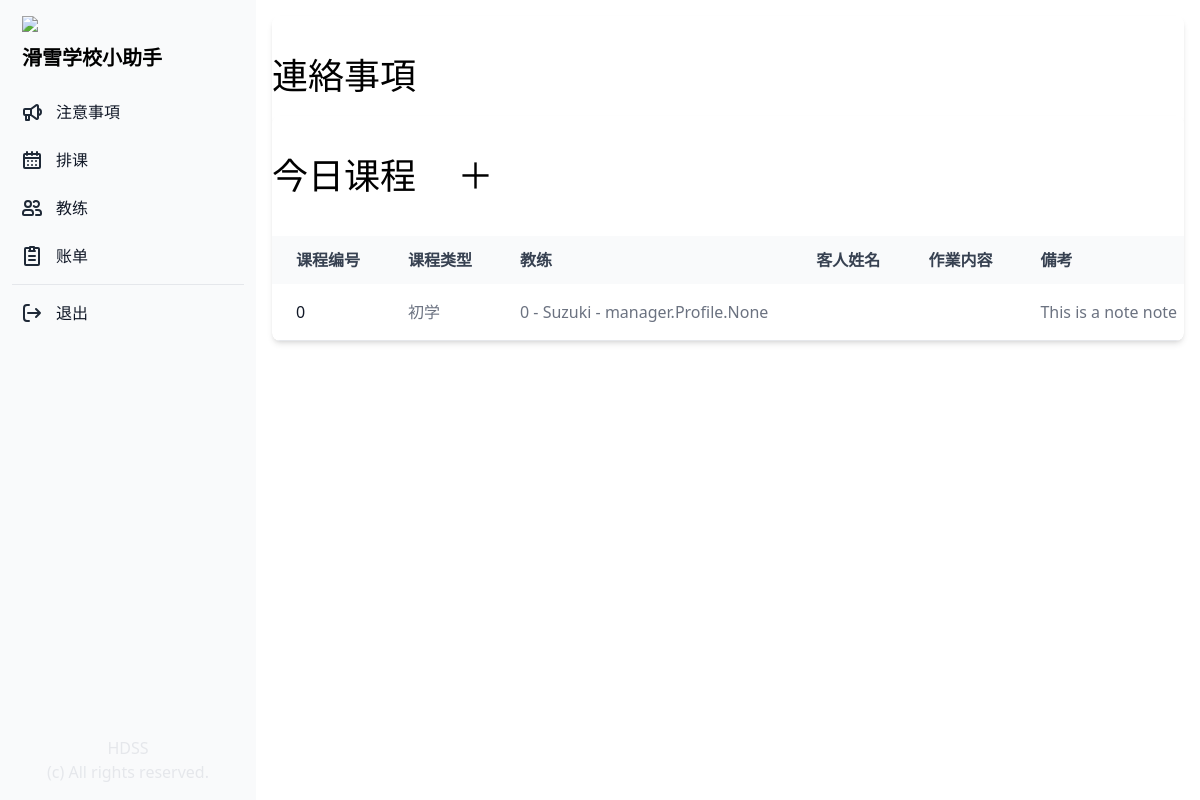
The app's page / (signed in) with its own data.
### manager/models.py (models this page shows, shortened)
class Lesson(models.Model):
    PAYMENT_TYPES = (
        ('現金','現金'),
        ('刷卡', '刷卡'),
        ('電子支付', '電子支付'),
        ('未支付', '未支付'),
        )
    PLACE = (
        ('比洛夫', '比洛夫'),
        ('花园', '花园'),
        ('安努', '安努'),
        ('莫伊哇', '莫伊哇'),
        ('留寿都', '留寿都'),
        ('喜乐乐', '喜乐乐'),
        ('其他', '其他'),
    )
    LESSON_TYPE = (
        ('初学', '初学'),
        ('初级', '初级'),
        ('中级', '中级'),
        ('上级', '上级'),
        ('导滑', '导滑'),
    )
    lesson_number = models.IntegerField("课次", blank=False, null=True, default=0)
    instructors = models.ManyToManyField(Profile, related_name="instructors", blank=False)
    client = models.CharField("客人姓名", max_length=255)
    lesson_type = models.CharField("课程类型", max_length=50, choices=LESSON_TYPE, default='初学')
    address = models.CharField("酒店", max_length=255)
    place = models.CharField("雪场", max_length=50, choices=PLACE, default='比洛夫')
    payment_type = models.CharField("付款方式", max_length=50, choices=PAYMENT_TYPES, default='未支付')
    payment_amount = models.DecimalField("付款金額", max_digits=10, decimal_places=2, blank=True, null=True)
    payment_date = models.DateTimeField("付款日", blank=True, null=True)
    note = models.CharField("備考", max_length=255, blank=True, null=True)
    start_date = models.DateTimeField("開始日")
    end_date = models.DateTimeField("終了日")
    start_time = models.TimeField("開始時間", blank=True, null=True)
    end_time = models.TimeField("終了時間", blank=True, null=True)
    finished = models.BooleanField("終了", default=False)
    date_created = models.DateTimeField("作成日", auto_now_add=True)
    def __str__(self):
        return f"{self.lesson_number} - {self.client} - {self.instructors}"

### manager/views.py (the view)
# urls.py: path('', views.home, name='home'),
@login_required(login_url='/login_user/')
def home(request):
    if request.user.is_authenticated:
        lesson_list = Lesson.objects.all().order_by('-date_created')
        lessons = []
        for lesson in lesson_list:
            date = datetime.datetime(now.year, now.month, now.day)
            start_date = datetime.datetime(lesson.start_date.year, lesson.start_date.month, lesson.start_date.day)
            end_date = datetime.datetime(lesson.end_date.year, lesson.end_date.month, lesson.end_date.day)
            if start_date <= date <= end_date:
                lessons.append(lesson)
        if request.method == "POST":
            content = request.POST.get("content")
            author = User.objects.get(id=request.user.id)
            notification = Notification.objects.create(content=content, author=author)
            notification.save()
        notifications = Notification.objects.all().order_by('-date_created')
        return render(request, "home.html", {"lesson_list":lesson_list, "lessons": lessons, "notifications": notifications})
    else:
        messages.success(request, "请先登录。")
        return redirect("login_user")

### manager/templates/home.html (shortened to what this page needs)
{% extends "base.html" %}
{% block content %}
<div class="p-4 sm:ml-64">
    <div class="relative overflow-x-auto shadow-md sm:rounded-lg">
        <div class="px-auto">
            <h1 class="text-4xl pt-10 pb-5">連絡事項</h1>
        </div>
        <div class="relative overflow-x-auto shadow-md sm:rounded-lg">
            <div class="px-auto">
                <h1 class="text-4xl py-10">今日课程
                    {% if request.user.profile.contract_type == "下請け" %}
                    {% else %}
                    <a class="pl-8" href="{% url 'add_lesson' %}">＋</a>
                    {% endif %}
                </h1>
            </div>
            <table class="w-full text-normal text-left rtl:text-right text-gray-500 dark:text-gray-400">
                <thead
                    class="text-normal text-gray-700 uppercase bg-gray-50 whitespace-nowrap dark:bg-gray-700 dark:text-gray-400">
                    <tr>
                        <th scope="col" class="px-6 py-3">
                            课程编号
                        </th>
                        <th scope="col" class="px-6 py-3">
                            课程类型
                        </th>
                        <th scope="col" class="px-6 py-3">
                            教练
                        </th>
                        <th scope="col" class="px-6 py-3">
                            客人姓名
                        </th>
                        <th scope="col" class="px-6 py-3">
                            作業内容
                        </th>
                        <th scope="col" class="px-6 py-3">
                            備考
                        </th>
                    </tr>
                </thead>
                <tbody>
                    {% if lessons %}
                    {% for lesson in lessons %}
                    <tr class="border-b">
                        <th scope="row" class="pl-6 pr-3 py-4 font-medium whitespace-nowrap text-gray-900">
                            <a href="{% url 'lesson_details' lesson.id %}" style="color: {{ lesson.color }};">
                                {{ lesson.lesson_number }}
                            </a>
                        </th>
                        <td class="px-6 py-4 whitespace-nowrap">
                            {{ lesson.lesson_type }}
                        </td>
                        <td class="px-6 py-4 whitespace-nowrap">
                            {{ lesson }}
                        </td>
                        <td class="px-6 py-4 whitespace-nowrap">
                        </td>
                        <td class="px-6 py-4 whitespace-nowrap">
                        </td>
                        <td class="px-6 py-4 whitespace-nowrap">
                            {{ lesson.note }}
                        </td>
                    </tr>
                    {% endfor %}
                    {% endif %}
                </tbody>
            </table>
        </div>
    </div>
</div>
{% endblock %}

### records on screen
Lesson: lesson_number "0", lesson_type "初学", lesson_number+client+id "0 - Suzuki - manager.Profile.None", note "This is a note note"
